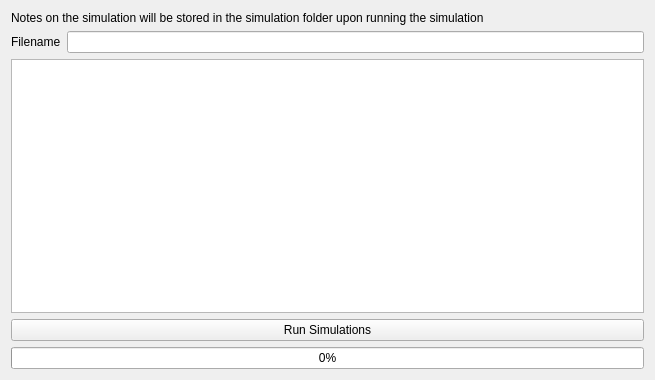
<?xml version="1.0" encoding="UTF-8"?>
<ui version="4.0">
 <class>RunWidget</class>
 <widget class="QWidget" name="RunWidget">
  <property name="geometry">
   <rect>
    <x>0</x>
    <y>0</y>
    <width>655</width>
    <height>380</height>
   </rect>
  </property>
  <property name="windowTitle">
   <string>Form</string>
  </property>
  <layout class="QGridLayout" name="gridLayout">
   <item row="3" column="0" colspan="2">
    <widget class="QPushButton" name="runButton">
     <property name="text">
      <string>Run Simulations</string>
     </property>
    </widget>
   </item>
   <item row="0" column="0" colspan="2">
    <widget class="QLabel" name="description">
     <property name="text">
      <string>Notes on the simulation will be stored in the simulation folder upon running the simulation</string>
     </property>
    </widget>
   </item>
   <item row="4" column="0" colspan="2">
    <widget class="QProgressBar" name="progressBar">
     <property name="value">
      <number>0</number>
     </property>
    </widget>
   </item>
   <item row="1" column="1">
    <widget class="QLineEdit" name="noteBoxName"/>
   </item>
   <item row="2" column="0" colspan="2">
    <widget class="QTextEdit" name="noteBox">
     <property name="acceptRichText">
      <bool>false</bool>
     </property>
    </widget>
   </item>
   <item row="1" column="0">
    <widget class="QLabel" name="noteBoxLabel">
     <property name="text">
      <string>Filename</string>
     </property>
    </widget>
   </item>
  </layout>
 </widget>
 <resources/>
 <connections/>
</ui>
